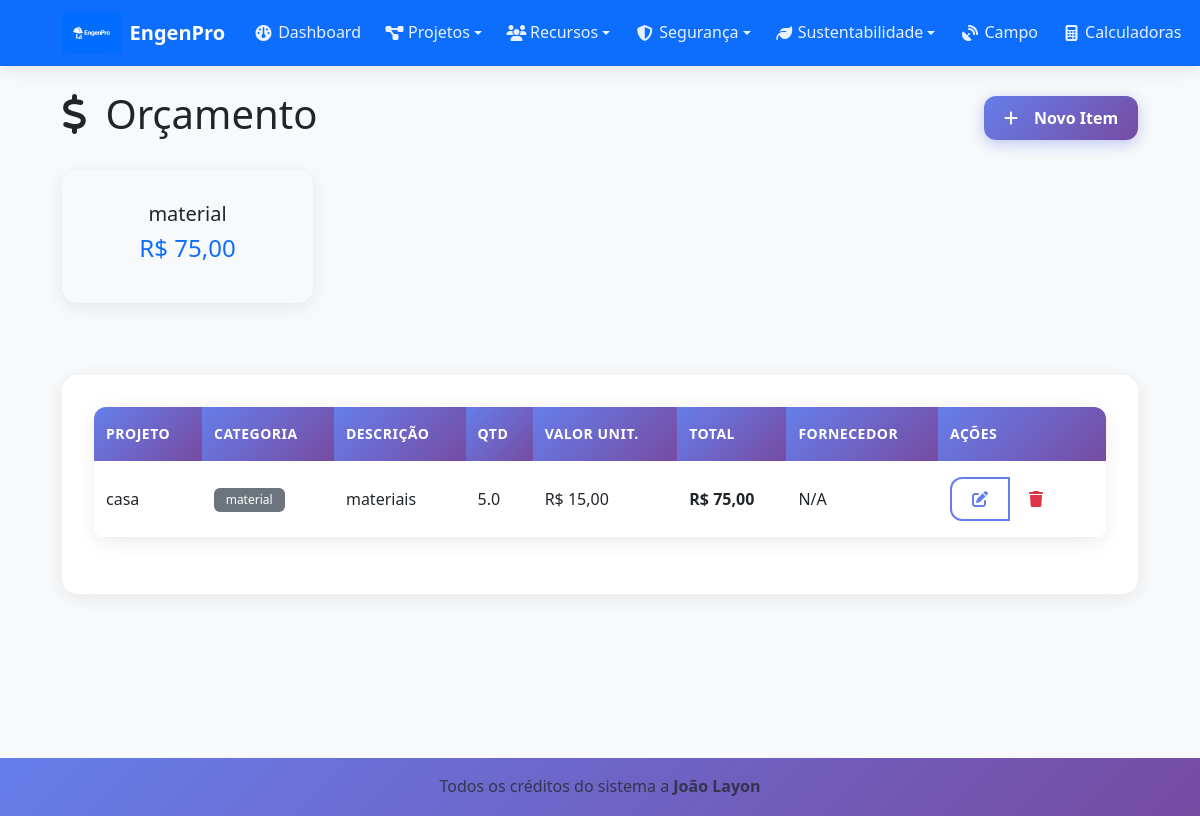
The page /budget/ (signed in) on the database its author committed.
### tables this page shows
CREATE TABLE budget_items (
    id INTEGER PRIMARY KEY AUTOINCREMENT,
    project_id INTEGER,
    category TEXT NOT NULL,
    description TEXT,
    quantity REAL DEFAULT 1,
    unit_cost REAL NOT NULL,
    total_cost REAL NOT NULL,
    supplier_id INTEGER,
    created_at TIMESTAMP DEFAULT CURRENT_TIMESTAMP,
    FOREIGN KEY (project_id) REFERENCES projects (id),
    FOREIGN KEY (supplier_id) REFERENCES suppliers (id)
);

CREATE TABLE projects (
    id INTEGER PRIMARY KEY AUTOINCREMENT,
    name TEXT NOT NULL,
    description TEXT,
    status TEXT DEFAULT 'active',
    start_date DATE,
    end_date DATE,
    budget REAL DEFAULT 0,
    user_id INTEGER,
    created_at TIMESTAMP DEFAULT CURRENT_TIMESTAMP,
    FOREIGN KEY (user_id) REFERENCES users (id)
);

### blueprints/budget.py (the view)
@budget_bp.route('/')
def index():
    if 'user_id' not in session:
        return redirect(url_for('auth.login'))
    db = get_db()
    budget_items = db.execute(
        'SELECT b.*, p.name as project_name, s.name as supplier_name '
        'FROM budget_items b '
        'LEFT JOIN projects p ON b.project_id = p.id '
        'LEFT JOIN suppliers s ON b.supplier_id = s.id '
        'ORDER BY b.created_at DESC'
    ).fetchall()
    projects = db.execute('SELECT id, name FROM projects ORDER BY name').fetchall()
    totals = db.execute(
        'SELECT category, SUM(total_cost) as total '
        'FROM budget_items GROUP BY category ORDER BY total DESC'
    ).fetchall()
    return render_template('budget/index.html',
                         budget_items=budget_items,
                         projects=projects,
                         totals=totals)

### blueprints/budget.py (called while the page is built)
def get_db():
    from flask import current_app
    return current_app.get_db()

### templates/budget/index.html (shortened to what this page needs)
{% extends "base.html" %}
{% block content %}
<div class="d-flex justify-content-between align-items-center mb-4">
    <h1>
        <i class="fas fa-dollar-sign me-2"></i>
        Orçamento
    </h1>
    <a href="{{ url_for('budget.new') }}" class="btn btn-primary">
        <i class="fas fa-plus me-2"></i>
        Novo Item
    </a>
</div>
{% if totals %}
<div class="row mb-4">
    {% for total in totals %}
        <div class="col-md-3 mb-3">
            <div class="card bg-light">
                <div class="card-body text-center">
                    <h5 class="card-title">{{ total.category or 'Sem categoria' }}</h5>
                    <h4 class="text-primary">R$ {{ "{:,.2f}".format(total.total).replace(',', '.').replace('.', ',', 1) }}</h4>
                </div>
            </div>
        </div>
    {% endfor %}
</div>
{% endif %}
{% if budget_items %}
    <div class="card">
        <div class="card-body">
            <div class="table-responsive">
                <table class="table table-hover">
                    <thead>
                        <tr>
                            <th>Projeto</th>
                            <th>Categoria</th>
                            <th>Descrição</th>
                            <th>Qtd</th>
                            <th>Valor Unit.</th>
                            <th>Total</th>
                            <th>Fornecedor</th>
                            <th>Ações</th>
                        </tr>
                    </thead>
                    <tbody>
                        {% for item in budget_items %}
                            <tr>
                                <td>{{ item.project_name or 'N/A' }}</td>
                                <td>
                                    <span class="badge bg-secondary">{{ item.category }}</span>
                                </td>
                                <td>{{ item.description or '-' }}</td>
                                <td>{{ item.quantity }}</td>
                                <td>R$ {{ "{:,.2f}".format(item.unit_cost).replace(',', '.').replace('.', ',', 1) }}</td>
                                <td class="fw-bold">R$ {{ "{:,.2f}".format(item.total_cost).replace(',', '.').replace('.', ',', 1) }}</td>
                                <td>{{ item.supplier_name or 'N/A' }}</td>
                                <td>
                                    <div class="btn-group" role="group">
                                        <a href="{{ url_for('budget.edit', id=item.id) }}" class="btn btn-sm btn-outline-primary">
                                            <i class="fas fa-edit"></i>
                                        </a>
                                        <button type="button" class="btn btn-sm btn-outline-danger"
                                                onclick="confirmDelete({{ item.id }}, '{{ item.description or item.category }}')">
                                            <i class="fas fa-trash"></i>
                                        </button>
                                    </div>
                                </td>
                            </tr>
                        {% endfor %}
                    </tbody>
                </table>
            </div>
        </div>
    </div>
{% endif %}
{% endblock %}

### static/css/style.css (style rules this page uses)
:root { --primary-color: #0d6efd; --success-color: #198754; --warning-color: #ffc107; --danger-color: #dc3545; --info-color: #0dcaf0; --dark-color: #212529; --light-color: #f8f9fa; --border-radius: 0.375rem; --box-shadow: 0 0.125rem 0.25rem rgba(0, 0, 0, 0.075); --box-shadow-lg: 0 1rem 3rem rgba(0, 0, 0, 0.175); }
body { font-family: 'Segoe UI', Tahoma, Geneva, Verdana, sans-serif; background-color: #f8f9fa; line-height: 1.6; }
.card { border: none; box-shadow: var(--box-shadow); transition: all 0.3s ease; border-radius: var(--border-radius); }
.btn { border-radius: var(--border-radius); font-weight: 500; transition: all 0.3s ease; border-width: 1px; }
.btn-group .btn { transform: none; }
.table { border-radius: var(--border-radius); overflow: hidden; }
.table thead th { background-color: var(--light-color); border-bottom: 2px solid #dee2e6; font-weight: 600; color: var(--dark-color); }
.badge { font-weight: 500; padding: 0.375rem 0.75rem; border-radius: var(--border-radius); }
* { box-sizing: border-box; }
html { scroll-behavior: smooth; -webkit-text-size-adjust: 100%; }
body { -webkit-overflow-scrolling: touch; touch-action: manipulation; }
.card { border: none; border-radius: 16px; box-shadow: 0 4px 20px rgba(0,0,0,0.08); transition: all 0.4s cubic-bezier(0.175, 0.885, 0.32, 1.275); overflow: hidden; margin-bottom: 1.5rem; backdrop-filter: blur(10px); background: rgba(255, 255, 255, 0.95); }
.card-body { padding: 1.5rem; }
.btn { min-height: 44px; padding: 0.75rem 1.5rem; border-radius: 12px; font-weight: 600; border: none; position: relative; overflow: hidden; transition: all 0.3s cubic-bezier(0.175, 0.885, 0.32, 1.275); text-decoration: none; display: inline-flex; align-items: center; justify-content: center; gap: 0.5rem; font-size: 0.95rem; cursor: pointer; user-select: none; -webkit-tap-highlight-color: transparent; }
.btn::before { content: ''; position: absolute; top: 0; left: -100%; width: 100%; height: 100%; background: linear-gradient(90deg, transparent, rgba(255,255,255,0.3), transparent); transition: left 0.6s; }
.btn-primary { background: linear-gradient(135deg, #667eea 0%, #764ba2 100%); color: white; box-shadow: 0 4px 15px rgba(102, 126, 234, 0.4); }
.btn-outline-primary { border: 2px solid #667eea; color: #667eea; background: transparent; }
.btn-sm { min-height: 36px; padding: 0.5rem 1rem; font-size: 0.875rem; }
.table-responsive { border-radius: 12px; box-shadow: 0 4px 20px rgba(0,0,0,0.08); margin-bottom: 1.5rem; overflow: hidden; }
.table { margin-bottom: 0; font-size: 0.9rem; }
.table thead th { background: linear-gradient(135deg, #667eea 0%, #764ba2 100%); color: white; border: none; padding: 1rem 0.75rem; font-weight: 600; font-size: 0.875rem; text-transform: uppercase; letter-spacing: 0.5px; position: sticky; top: 0; z-index: 10; }
.table tbody td { padding: 1rem 0.75rem; vertical-align: middle; border-color: rgba(0,0,0,0.05); }
.table tbody tr { transition: all 0.3s ease; }
@media (min-width: 414px) { .btn { font-size: 1rem; } }
@media (min-width: 414px) { .card-body { padding: 1.75rem; } }
@media (min-width: 768px) { .card { margin-bottom: 2rem; } }
@media (min-width: 768px) { .card-body { padding: 2rem; } }
@media (min-width: 768px) { .btn { min-height: 40px; padding: 0.625rem 1.25rem; } }
@media (min-width: 768px) { .table { font-size: 1rem; } }
.btn, .card, .nav-link, .dropdown-item, .table tbody tr { -webkit-tap-highlight-color: transparent; touch-action: manipulation; }
.btn, .form-control, .form-select, .nav-link { min-height: 44px; }
* { -webkit-transform: translateZ(0); transform: translateZ(0); }
.card, .btn, .navbar, .table-responsive { will-change: transform; backface-visibility: hidden; perspective: 1000px; }

### rows shown on the page
budget_items: name "casa", category "material", description "materiais", quantity "5.0", unit_cost "15,00", total_cost "75,00", supplier_name "N/A"

### other values the page prints
{{ total.category or 'Sem categoria' }} "material"
{{ "{:,.2f}".format(total.total).replace(',', '.').replace('.', ',', 1) }} "75,00"
